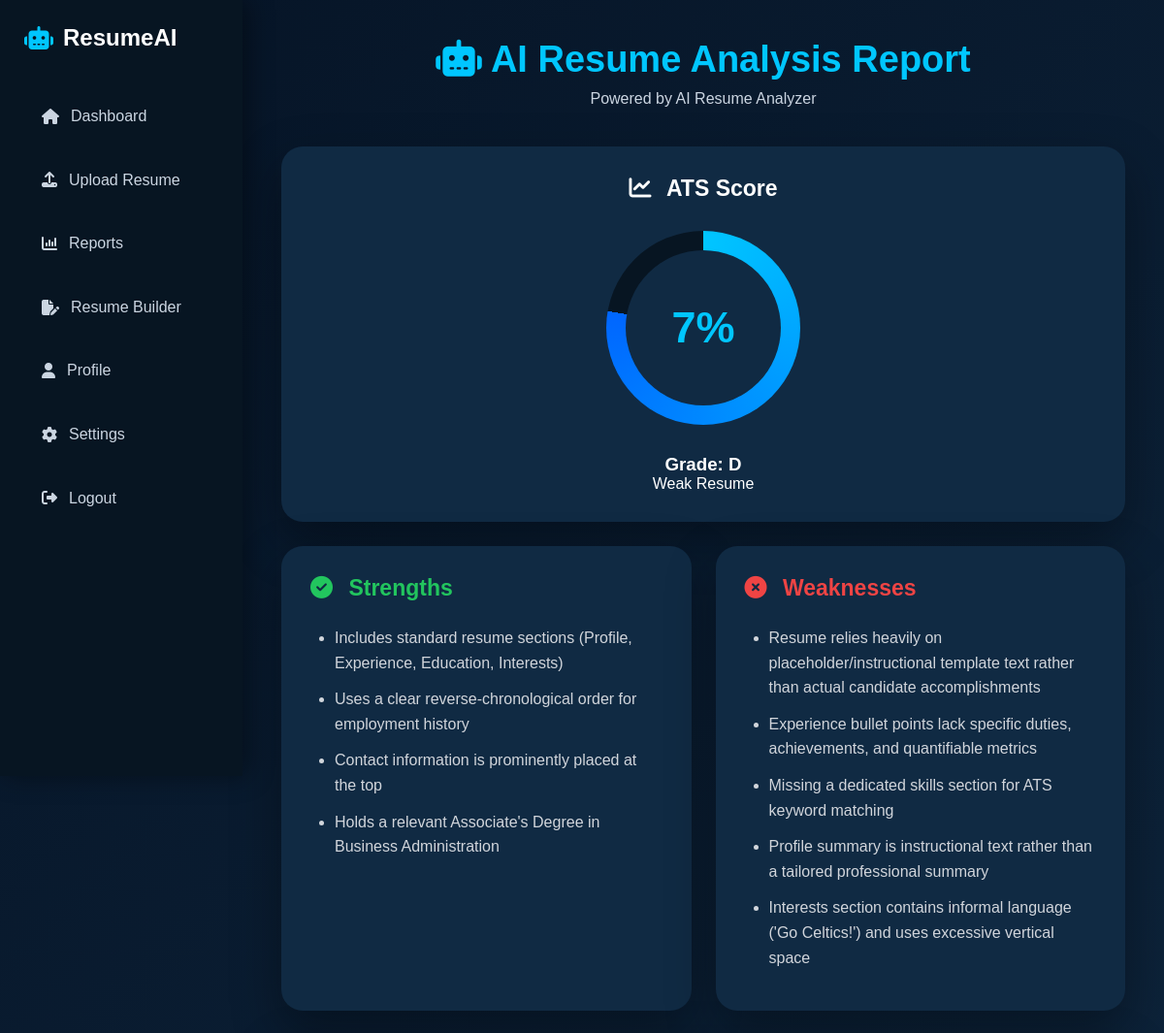
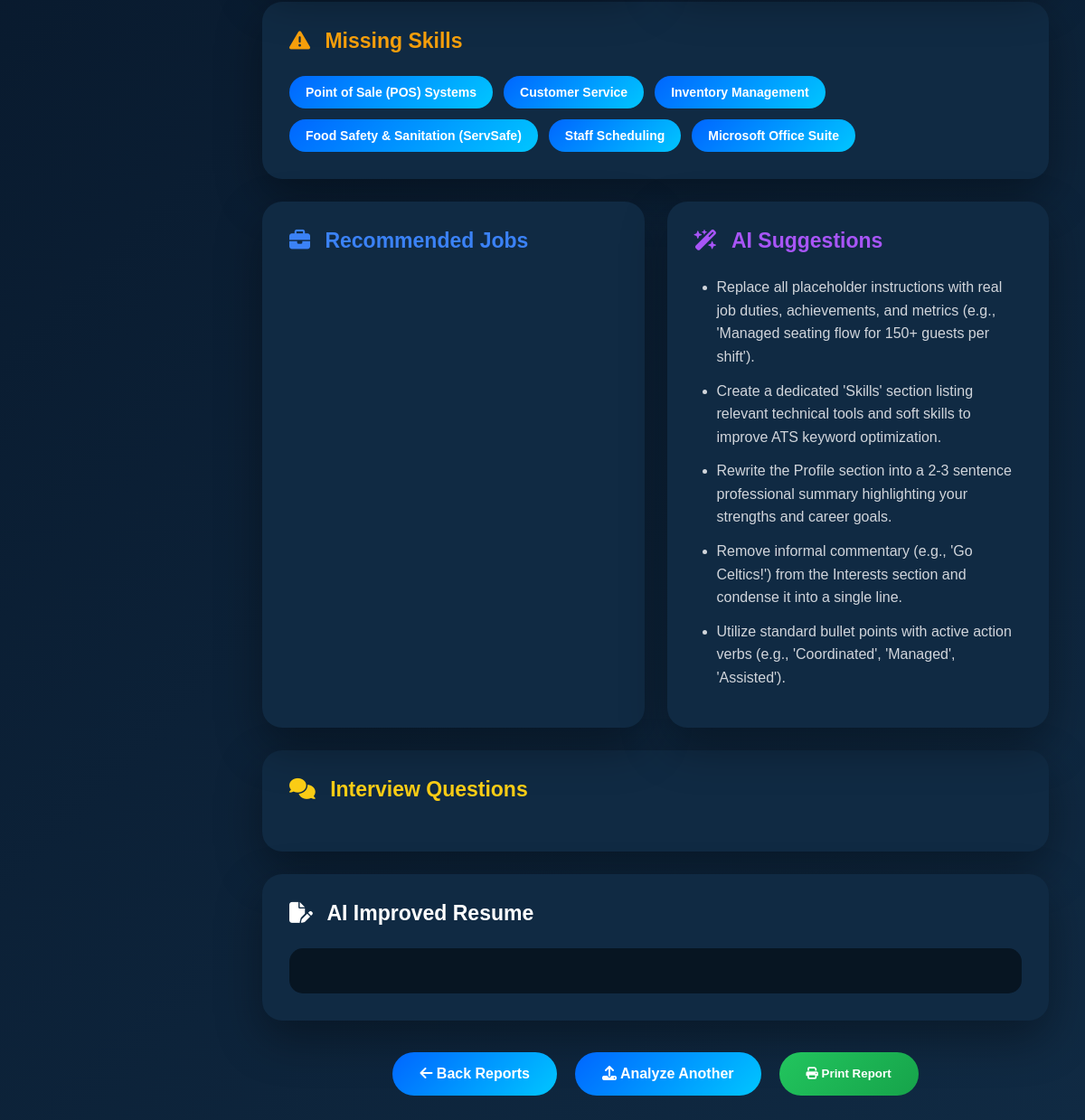
The app's page /result.php?resume_id=2 (signed in) with its own data (2 pictures, top to bottom).
### tables this page shows
CREATE TABLE `resume_analysis` (
  `id` int(11) NOT NULL,
  `resume_id` int(11) NOT NULL,
  `ats_score` int(11) DEFAULT NULL,
  `strengths` text DEFAULT NULL,
  `weaknesses` text DEFAULT NULL,
  `missing_skills` text DEFAULT NULL,
  `suggestions` text DEFAULT NULL,
  `job_roles` text DEFAULT NULL,
  `interview_questions` text DEFAULT NULL,
  `improved_resume` longtext DEFAULT NULL,
  `created_at` timestamp NOT NULL DEFAULT current_timestamp()
);

### result.php (the view, shortened to what this page needs)
<?php
require_once "config/db.php";
if(isset($_GET['resume_id']))
{
    $analysis_id = intval($_GET['resume_id']);
}
elseif(isset($_GET['id']))
{
    $analysis_id = intval($_GET['id']);
}
else
{
    die("Resume ID missing");
}
$stmt = mysqli_prepare(
    $conn,
    "
    SELECT *
    FROM resume_analysis
    WHERE id=?
    "
);
mysqli_stmt_bind_param(
    $stmt,
    "i",
    $analysis_id
);
mysqli_stmt_execute($stmt);
$result = mysqli_stmt_get_result($stmt);
$analysis = mysqli_fetch_assoc($result);
function convertToArray($data)
{
    if(empty($data))
    {
        return [];
    }
    $decoded = json_decode($data,true);
    return explode("\n",$data);
}
$score = intval(
    $analysis['ats_score'] ?? 0
);
$strengths = convertToArray(
    $analysis['strengths'] ?? ''
);
$weaknesses = convertToArray(
    $analysis['weaknesses'] ?? ''
);
$missingSkills = convertToArray(
    $analysis['missing_skills'] ?? ''
);
$suggestions = convertToArray(
    $analysis['suggestions'] ?? ''
);
if($score >= 90)
{
    $grade="A+";
    $status="Excellent Resume";
}
elseif($score >=80)
{
    $grade="A";
    $status="Strong Resume";
}
elseif($score>=70)
{
    $grade="B";
    $status="Good Resume";
}
elseif($score>=60)
{
    $grade="C";
    $status="Needs Improvement";
}
else
{
    $grade="D";
    $status="Weak Resume";
}
?>
<!DOCTYPE html>
<html lang="en">
<head>
<link rel="stylesheet"
href="https://cdnjs.cloudflare.com/ajax/libs/font-awesome/6.6.0/css/all.min.css">
<link rel="stylesheet"
href="assets/css/result.css">
</head>
<body>
<?php include "includes/sidebar.php"; ?>
<div class="main-content">
<div class="report-container">
<div class="page-title">
<h1>
<i class="fa-solid fa-robot"></i>
AI Resume Analysis Report
</h1>
<p>
Powered by AI Resume Analyzer
</p>
</div>
<div class="card score-card">
<h2>
<i class="fa-solid fa-chart-line"></i>
ATS Score
</h2>
<div class="score-circle">
<span>
<?php echo $score; ?>%
</span>
</div>
<h3>
Grade:
<?php echo $grade; ?>
</h3>
<p>
<?php echo $status; ?>
</p>
</div>
<div class="grid">
<div class="card">
<h2 class="green">
<i class="fa-solid fa-circle-check"></i>
Strengths
</h2>
<ul>
<?php foreach($strengths as $item): ?>
<?php if(trim($item)!=""): ?>
<li>
<?php echo htmlspecialchars($item); ?>
</li>
<?php endif; ?>
<?php endforeach; ?>
</ul>
</div>
<div class="card">
<h2 class="red">
<i class="fa-solid fa-circle-xmark"></i>
Weaknesses
</h2>
<ul>
<?php foreach($weaknesses as $item): ?>
<?php if(trim($item)!=""): ?>
<li>
<?php echo htmlspecialchars($item); ?>
</li>
<?php endif; ?>
<?php endforeach; ?>
</ul>
</div>
</div>
<div class="card">
<h2 class="orange">
<i class="fa-solid fa-triangle-exclamation"></i>
Missing Skills
</h2>
<div class="tags">
<?php foreach($missingSkills as $skill): ?>
<?php if(trim($skill)!=""): ?>
<span>
<?php echo htmlspecialchars($skill); ?>
</span>
<?php endif; ?>
<?php endforeach; ?>
</div>
</div>
<div class="grid">
<div class="card">
<h2 class="blue">
<i class="fa-solid fa-briefcase"></i>
Recommended Jobs
</h2>
</div>
<div class="card">
<h2 class="purple">
<i class="fa-solid fa-wand-magic-sparkles"></i>
AI Suggestions
</h2>
<ul>
<?php foreach($suggestions as $item): ?>
<?php if(trim($item)!=""): ?>
<li>
<?php echo htmlspecialchars($item); ?>
</li>
<?php endif; ?>
<?php endforeach; ?>
</ul>
</div>
</div>
<div class="card">
<h2 class="yellow">
<i class="fa-solid fa-comments"></i>
Interview Questions
</h2>
</div>
<div class="card">
<h2>
<i class="fa-solid fa-file-pen"></i>
AI Improved Resume
</h2>
<div class="resume-text">
</div>
</div>
<div class="buttons">
<a href="reports.php">
<i class="fa-solid fa-arrow-left"></i>
Back Reports
</a>
<a href="upload.php">
<i class="fa-solid fa-upload"></i>
Analyze Another
</a>
<button onclick="window.print()">
<i class="fa-solid fa-print"></i>
Print Report
</button>
</div>
</div>
</div>
</body>
</html>

### includes/sidebar.php
<div class="sidebar">
<div class="logo">
<i class="fa-solid fa-robot"></i>
<span>
ResumeAI
</span>
</div>
<ul>
<li>
<a href="dashboard.php">
<i class="fa-solid fa-house"></i>
<span>
Dashboard
</span>
</a>
</li>
<li>
<a href="upload.php">
<i class="fa-solid fa-upload"></i>
<span>
Upload Resume
</span>
</a>
</li>
<li>
<a href="reports.php">
<i class="fa-solid fa-chart-column"></i>
<span>
Reports
</span>
</a>
</li>
<li>
<a href="resume_builder.php">
<i class="fa-solid fa-file-pen"></i>
<span>
Resume Builder
</span>
</a>
</li>
<li>
<a href="profile.php">
<i class="fa-solid fa-user"></i>
<span>
Profile
</span>
</a>
</li>
<li>
<a href="settings.php">
<i class="fa-solid fa-gear"></i>
<span>
Settings
</span>
</a>
</li>
<li>
<a href="auth/logout.php"
class="logout">
<i class="fa-solid fa-right-from-bracket"></i>
<span>
Logout
</span>
</a>
</li>
</ul>
</div>

### assets/css/result.css (style rules this page uses)
* { margin:0; padding:0; box-sizing:border-box; font-family:'Poppins',sans-serif; }
body { background: linear-gradient( 135deg, #061426, #102a43 ); min-height:100vh; color:white; }
.sidebar { position:fixed; top:0; left:0; width:250px; height:100vh; background:#071522; padding:25px; box-shadow: 5px 0 25px rgba(0,0,0,.4); z-index:1000; }
.logo { display:flex; align-items:center; gap:10px; font-size:24px; font-weight:700; color:white; margin-bottom:40px; }
.logo i { color:#00c6ff; }
.sidebar ul { list-style:none; padding:0; }
.sidebar ul li { margin-bottom:12px; }
.sidebar ul li a { display:flex; align-items:center; gap:12px; padding:14px 18px; border-radius:12px; text-decoration:none; color:#cbd5e1; transition:.3s; }
.main-content { margin-left:250px; padding:40px; }
.report-container { max-width:1200px; margin:auto; }
.page-title { text-align:center; margin-bottom:40px; }
.page-title h1 { font-size:38px; color:#00c6ff; }
.page-title p { color:#cbd5e1; margin-top:10px; }
.card { background:#102a43; padding:30px; border-radius:22px; margin-bottom:25px; box-shadow: 0 20px 50px rgba(0,0,0,.35); transition:.3s; }
.card h2 { font-size:23px; margin-bottom:25px; }
.card h2 i { margin-right:10px; }
.score-card { text-align:center; }
.score-circle { width:200px; height:200px; border-radius:50%; margin:30px auto; display:flex; align-items:center; justify-content:center; background: conic-gradient( #00c6ff 0deg, #0066ff 280deg, #071522 280deg ); position:relative; }
.score-circle::before { content:""; position:absolute; width:160px; height:160px; border-radius:50%; background:#102a43; }
.score-circle span { position:relative; font-size:45px; font-weight:700; color:#00c6ff; }
.grid { display:grid; grid-template-columns: repeat(2,1fr); gap:25px; }
ul, ol { padding-left:25px; }
li { margin-bottom:12px; color:#d1d5db; line-height:1.6; }
.green { color:#22c55e!important; }
.red { color:#ef4444!important; }
.orange { color:#f59e0b!important; }
.blue { color:#3b82f6!important; }
.purple { color:#a855f7!important; }
.yellow { color:#facc15!important; }
.tags { display:flex; flex-wrap:wrap; gap:12px; }
.tags span { background: linear-gradient( 135deg, #0066ff, #00c6ff ); padding:10px 18px; border-radius:25px; font-size:14px; font-weight:600; }
.resume-text { background:#071522; padding:25px; border-radius:15px; line-height:1.8; color:#d1d5db; }
.buttons { display:flex; justify-content:center; gap:20px; margin-top:35px; }
.buttons a, .buttons button { padding:15px 30px; border:none; border-radius:30px; background: linear-gradient( 135deg, #0066ff, #00c6ff ); color:white; text-decoration:none; font-weight:600; cursor:pointer; }
.buttons button { background: linear-gradient( 135deg, #22c55e, #16a34a ); }

### records on screen
resume_analysis: ats_score "7", ats_score "D", ats_score "Weak Resume", strengths "Includes standard resume sections (Profile, Experience, Education, Interests)", strengths "Uses a clear reverse-chronological order for employment history", strengths "Contact information is prominently placed at the top", strengths "Holds a relevant Associate's Degree in Business Administration", weaknesses "Resume relies heavily on placeholder/instructional template text rather than actual candidate accomplishments", weaknesses "Experience bullet points lack specific duties, achievements, and quantifiable metrics", weaknesses "Missing a dedicated skills section for ATS keyword matching", weaknesses "Profile summary is instructional text rather than a tailored professional summary", weaknesses "Interests section contains informal language ('Go Celtics!') and uses excessive vertical space", missing_skills "Point of Sale (POS) Systems", missing_skills "Customer Service", missing_skills "Inventory Management", missing_skills "Food Safety & Sanitation (ServSafe)", missing_skills "Staff Scheduling", missing_skills "Microsoft Office Suite", suggestions "Replace all placeholder instructions with real job duties, achievements, and metrics (e.g., 'Managed seating flow for 150+ guests per shift').", suggestions "Create a dedicated 'Skills' section listing relevant technical tools and soft skills to improve ATS keyword optimization.", suggestions "Rewrite the Profile section into a 2-3 sentence professional summary highlighting your strengths and career goals.", suggestions "Remove informal commentary (e.g., 'Go Celtics!') from the Interests section and condense it into a single line.", suggestions "Utilize standard bullet points with active action verbs (e.g., 'Coordinated', 'Managed', 'Assisted')."
